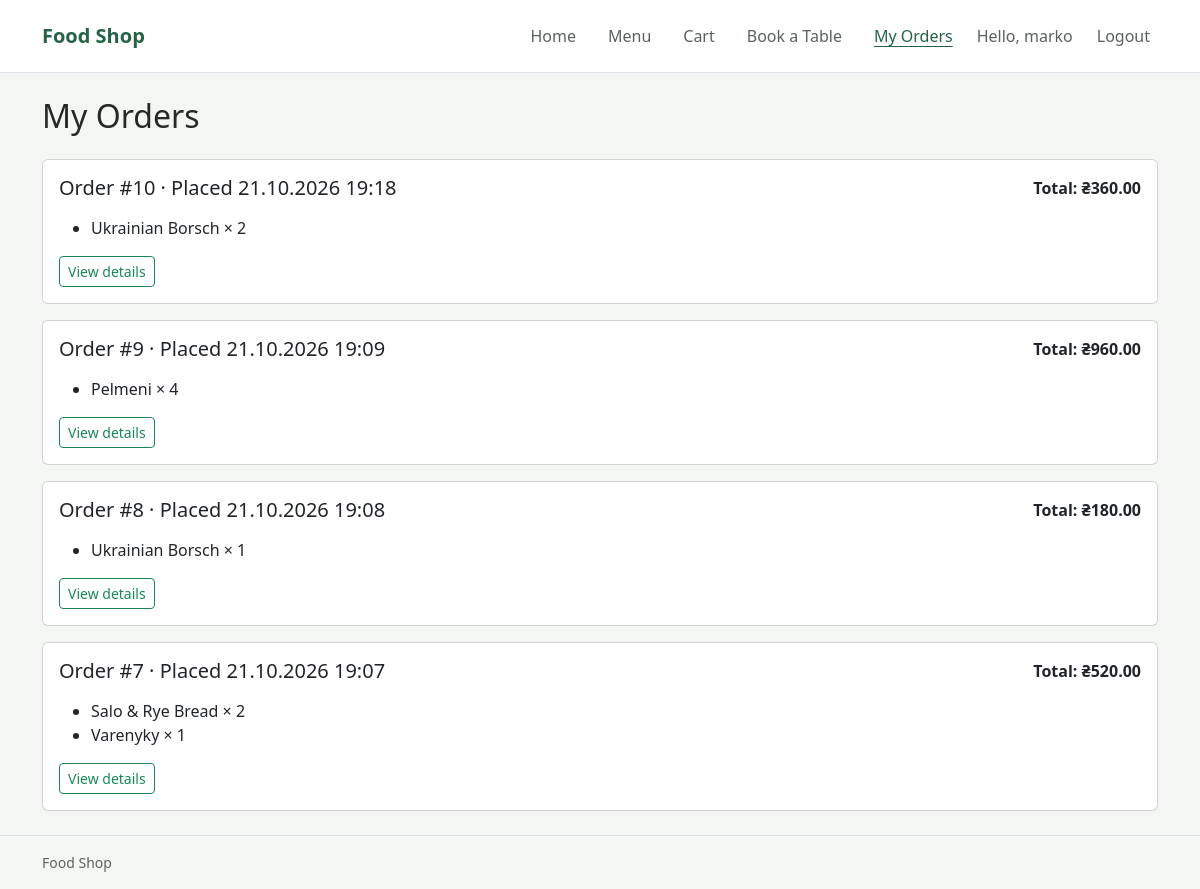
The page /my_orders (signed in) on the database its author committed.
### database.py (models this page shows)
class Base(DeclarativeBase):
    pass

class Users(Base):
    __tablename__ = "users"
    orders: Mapped[list["Orders"]] = relationship("Orders", back_populates="user")
    customer_orders: Mapped[list["CustomerOrder"]] = relationship(
        "CustomerOrder", back_populates="user"
    )
    reservations: Mapped[list["Reservation"]] = relationship(
        "Reservation", back_populates="user"
    )
    id: Mapped[int] = mapped_column(primary_key=True)
    username: Mapped[str] = mapped_column(String(100), unique=True)
    password: Mapped[str] = mapped_column(String(255))

class CustomerOrder(Base):
    __tablename__ = "customer_orders"
    id: Mapped[int] = mapped_column(primary_key=True)
    user_id: Mapped[int] = mapped_column(ForeignKey("users.id"))
    created_at: Mapped[datetime] = mapped_column(default=datetime.now)
    user: Mapped["Users"] = relationship("Users", back_populates="customer_orders")
    items: Mapped[list["Orders"]] = relationship(
        "Orders", back_populates="customer_order"
    )

class Orders(Base):
    __tablename__ = "orders"
    id: Mapped[int] = mapped_column(primary_key=True)
    user_id: Mapped[int] = mapped_column(ForeignKey("users.id"))
    product_id: Mapped[int] = mapped_column(ForeignKey("products.id"))
    customer_order_id: Mapped[int | None] = mapped_column(
        ForeignKey("customer_orders.id"), nullable=True
    )
    quantity: Mapped[int] = mapped_column()
    user: Mapped["Users"] = relationship("Users", back_populates="orders")
    product: Mapped["Product"] = relationship("Product", back_populates="orders")
    customer_order: Mapped["CustomerOrder | None"] = relationship(
        "CustomerOrder", back_populates="items"
    )

class Product(Base):
    __tablename__ = "products"
    orders: Mapped[list["Orders"]] = relationship("Orders", back_populates="product")
    id: Mapped[int] = mapped_column(primary_key=True)
    name: Mapped[str] = mapped_column(String(100))
    price: Mapped[Decimal] = mapped_column(Numeric(10, 2))
    category: Mapped[str] = mapped_column(String(100))
    description: Mapped[str] = mapped_column(String(500), default="")
    image: Mapped[str] = mapped_column(String(100), default="")

### main.py (the view)
@app.route('/my_orders')
def my_orders():
    if g.user is None:
        flash('Please log in to view your orders.', 'warning')
        return redirect(url_for('login'))
    with SessionLocal() as db:
        customer_orders = db.scalars(
            select(CustomerOrder)
            .options(selectinload(CustomerOrder.items).selectinload(Orders.product))
            .where(CustomerOrder.user_id == g.user.id)
            .order_by(CustomerOrder.created_at.desc(), CustomerOrder.id.desc())
        ).all()
        order_summaries = [
            {
                'order': customer_order,
                'total': sum(
                    (
                        item.product.price * item.quantity
                        for item in customer_order.items
                    ),
                    start=0,
                ),
            }
            for customer_order in customer_orders
        ]
    return render_template('my_orders.html', order_summaries=order_summaries)

### main.py (called while the page is built, shortened)
def csrf_token():
    if 'csrf_token' not in session:
        session['csrf_token'] = secrets.token_hex(32)
    return session['csrf_token']

@app.before_request
def load_user_and_validate_csrf():
    g.user = None
    user_id = session.get('user_id')
    if user_id is not None:
        with SessionLocal() as db:
            g.user = db.get(Users, user_id)
        if g.user is None:
            session.clear()

### templates/my_orders.html (shortened to what this page needs)
{% extends "base.html" %}
{% block content %}
<h1 class="mb-4">My Orders</h1>
{% if order_summaries %}
<div class="d-grid gap-3">
	{% for summary in order_summaries %}
	<section class="card">
		<div class="card-body">
			<div class="d-flex flex-column flex-sm-row justify-content-between gap-2 mb-3">
				<h2 class="h5 mb-0">
					Order #{{ summary.order.id }} · Placed {{ summary.order.created_at.strftime('%d.%m.%Y %H:%M') }}
				</h2>
				<strong>Total: ₴{{ "%.2f"|format(summary.total) }}</strong>
			</div>
			<ul class="mb-3">
				{% for item in summary.order.items %}
				<li>{{ item.product.name }} × {{ item.quantity }}</li>
				{% endfor %}
			</ul>
			<a class="btn btn-outline-success btn-sm" href="{{ url_for('my_order', order_id=summary.order.id) }}">View details</a>
		</div>
	</section>
	{% endfor %}
</div>
{% else %}
<p class="text-secondary">You have not placed any orders yet. <a href="{{ url_for('menu') }}">Browse the menu</a>.</p>
{% endif %}
{% endblock %}

### templates/base.html (shortened to what this page needs)
<!DOCTYPE html>
<html lang="en">
<head>
	<link href="https://cdn.jsdelivr.net/npm/bootstrap@5.3.8/dist/css/bootstrap.min.css" rel="stylesheet">
</head>
<body class="d-flex flex-column min-vh-100">
	<header class="site-header border-bottom">
		<nav class="navbar navbar-expand-lg py-2 py-lg-3" aria-label="Main navigation">
			<div class="container">
				<a class="navbar-brand fw-bold" href="{{ url_for('index') }}">Food Shop</a>
				<div class="collapse navbar-collapse" id="mainNavigation">
					<ul class="navbar-nav ms-auto gap-lg-3">
						<li class="nav-item"><a class="nav-link{% if request.endpoint == 'index' %} active{% endif %}" href="{{ url_for('index') }}"{% if request.endpoint == 'index' %} aria-current="page"{% endif %}>Home</a></li>
						<li class="nav-item"><a class="nav-link{% if request.endpoint == 'menu' %} active{% endif %}" href="{{ url_for('menu') }}"{% if request.endpoint == 'menu' %} aria-current="page"{% endif %}>Menu</a></li>
						<li class="nav-item"><a class="nav-link{% if request.endpoint == 'orders' %} active{% endif %}" href="{{ url_for('orders') }}"{% if request.endpoint == 'orders' %} aria-current="page"{% endif %}>Cart</a></li>
						{% if g.user %}
						<li class="nav-item"><a class="nav-link{% if request.endpoint == 'reservations' %} active{% endif %}" href="{{ url_for('reservations') }}"{% if request.endpoint == 'reservations' %} aria-current="page"{% endif %}>Book a Table</a></li>
						<li class="nav-item"><a class="nav-link{% if request.endpoint in ('my_orders', 'my_order') %} active{% endif %}" href="{{ url_for('my_orders') }}"{% if request.endpoint in ('my_orders', 'my_order') %} aria-current="page"{% endif %}>My Orders</a></li>
						<li class="nav-item"><span class="navbar-text d-block">Hello, {{ g.user.username }}</span></li>
						<li class="nav-item">
							<form action="{{ url_for('logout') }}" method="post">
								<button class="nav-link" type="submit">Logout</button>
							</form>
						</li>
						{% endif %}
					</ul>
				</div>
			</div>
		</nav>
	</header>
	<main class="container flex-grow-1 py-3 py-md-4">
		{% block content %}{% endblock %}
	</main>
	<footer class="site-footer border-top py-3">
		<div class="container">
			<p class="mb-0">Food Shop</p>
		</div>
	</footer>
</body>
</html>

### templates/base.html (style rules this page uses)
:root { --background: #f4f6f4; --surface: #ffffff; --text: #242b26; --muted: #59635c; --accent: #256346; --border: #dce3dd; }
body { background: var(--background); color: var(--text); font-family: "Segoe UI", sans-serif; }
.site-header { background: var(--surface); }
.navbar { --bs-navbar-color: var(--muted); --bs-navbar-hover-color: var(--accent); --bs-navbar-active-color: var(--accent); --bs-navbar-brand-color: var(--accent); --bs-navbar-brand-hover-color: var(--accent); }
.nav-link:hover, .nav-link.active { text-decoration: underline; text-underline-offset: 0.25rem; }
main { overflow-wrap: anywhere; }
h1 { margin-top: 0; font-size: 2rem; }
.site-footer { color: var(--muted); font-size: 0.875rem; }

### rows shown on the page
Users: user.username "marko"
CustomerOrder: order.id "10", order.created_at "21.10.2026 19:18"
Orders: product.name "Ukrainian Borsch", quantity "2"
CustomerOrder: order.id "9", order.created_at "21.10.2026 19:09"
Orders: product.name "Pelmeni", quantity "4"
CustomerOrder: order.id "8", order.created_at "21.10.2026 19:08"
Orders: product.name "Ukrainian Borsch", quantity "1"
CustomerOrder: order.id "7", order.created_at "21.10.2026 19:07"
Orders: product.name "Salo & Rye Bread", quantity "2"
Orders: product.name "Varenyky", quantity "1"

### other values the page prints
{{ "%.2f"|format(summary.total) }} "360.00" "960.00" "180.00" "520.00"
